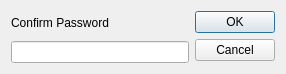
<?xml version="1.0" encoding="UTF-8"?>
<ui version="4.0">
 <class>ConfirmPasswordDialog</class>
 <widget class="QDialog" name="ConfirmPasswordDialog">
  <property name="geometry">
   <rect>
    <x>0</x>
    <y>0</y>
    <width>286</width>
    <height>74</height>
   </rect>
  </property>
  <property name="windowTitle">
   <string>Dialog</string>
  </property>
  <layout class="QHBoxLayout" name="horizontalLayout">
   <item>
    <layout class="QVBoxLayout" name="verticalLayout">
     <item>
      <widget class="QLabel" name="label">
       <property name="text">
        <string>Confirm Password</string>
       </property>
      </widget>
     </item>
     <item>
      <widget class="QLineEdit" name="passBox"/>
     </item>
    </layout>
   </item>
   <item>
    <widget class="QDialogButtonBox" name="buttonBox">
     <property name="orientation">
      <enum>Qt::Vertical</enum>
     </property>
     <property name="standardButtons">
      <set>QDialogButtonBox::Cancel|QDialogButtonBox::Ok</set>
     </property>
    </widget>
   </item>
  </layout>
 </widget>
 <resources/>
 <connections>
  <connection>
   <sender>buttonBox</sender>
   <signal>accepted()</signal>
   <receiver>ConfirmPasswordDialog</receiver>
   <slot>accept()</slot>
   <hints>
    <hint type="sourcelabel">
     <x>248</x>
     <y>254</y>
    </hint>
    <hint type="destinationlabel">
     <x>157</x>
     <y>274</y>
    </hint>
   </hints>
  </connection>
  <connection>
   <sender>buttonBox</sender>
   <signal>rejected()</signal>
   <receiver>ConfirmPasswordDialog</receiver>
   <slot>reject()</slot>
   <hints>
    <hint type="sourcelabel">
     <x>316</x>
     <y>260</y>
    </hint>
    <hint type="destinationlabel">
     <x>286</x>
     <y>274</y>
    </hint>
   </hints>
  </connection>
 </connections>
</ui>
